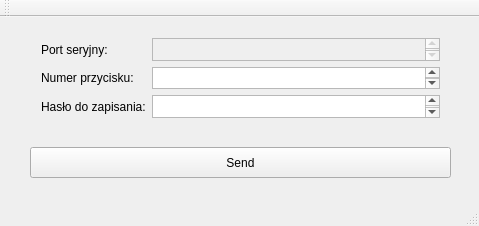
<?xml version="1.0" encoding="UTF-8"?>
<ui version="4.0">
 <class>MainWindow</class>
 <widget class="QMainWindow" name="MainWindow">
  <property name="geometry">
   <rect>
    <x>0</x>
    <y>0</y>
    <width>479</width>
    <height>226</height>
   </rect>
  </property>
  <property name="windowTitle">
   <string>MainWindow</string>
  </property>
  <widget class="QWidget" name="centralWidget">
   <widget class="QWidget" name="gridLayoutWidget">
    <property name="geometry">
     <rect>
      <x>30</x>
      <y>10</y>
      <width>421</width>
      <height>101</height>
     </rect>
    </property>
    <layout class="QGridLayout" name="gridLayout">
     <item row="3" column="0">
      <widget class="QLabel" name="passwordLabel">
       <property name="text">
        <string>Hasło do zapisania:</string>
       </property>
      </widget>
     </item>
     <item row="3" column="1">
      <widget class="QTextEdit" name="passwordEdit">
       <property name="enabled">
        <bool>true</bool>
       </property>
      </widget>
     </item>
     <item row="2" column="0">
      <widget class="QLabel" name="przyciskLabel">
       <property name="text">
        <string>Numer przycisku:</string>
       </property>
      </widget>
     </item>
     <item row="2" column="1">
      <widget class="QTextEdit" name="buttonEdit"/>
     </item>
     <item row="0" column="0">
      <widget class="QLabel" name="inSerialPortLabel">
       <property name="text">
        <string>Port seryjny:</string>
       </property>
      </widget>
     </item>
     <item row="0" column="1">
      <widget class="QTextEdit" name="serialEdit">
       <property name="enabled">
        <bool>false</bool>
       </property>
      </widget>
     </item>
    </layout>
   </widget>
   <widget class="QPushButton" name="sendButton">
    <property name="geometry">
     <rect>
      <x>30</x>
      <y>130</y>
      <width>421</width>
      <height>31</height>
     </rect>
    </property>
    <property name="text">
     <string>Send</string>
    </property>
   </widget>
  </widget>
  <widget class="QMenuBar" name="menuBar">
   <property name="geometry">
    <rect>
     <x>0</x>
     <y>0</y>
     <width>479</width>
     <height>24</height>
    </rect>
   </property>
  </widget>
  <widget class="QToolBar" name="mainToolBar">
   <attribute name="toolBarArea">
    <enum>TopToolBarArea</enum>
   </attribute>
   <attribute name="toolBarBreak">
    <bool>false</bool>
   </attribute>
  </widget>
  <widget class="QStatusBar" name="statusBar"/>
 </widget>
 <layoutdefault spacing="6" margin="11"/>
 <resources/>
 <connections/>
</ui>
